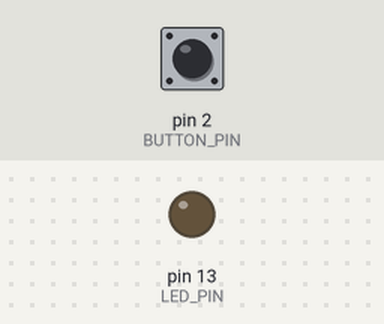
This sketch was run on a simulated Arduino Uno, built with avr-gcc and run on an emulated ATmega328P. Parts: output pins drawn as LEDs (lit = HIGH). The inputs (shaded band) are chosen by the test bench; at power-on: pin 2 (BUTTON_PIN) HIGH. What the sketch prints to the serial monitor is not drawn.

Above: at 1.2 s.
1.3 s: pin 2 (BUTTON_PIN) pulled LOW for 0.15 s
At 1.4 s:
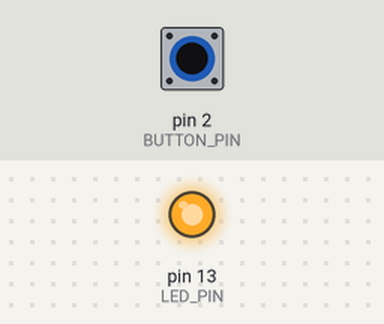
2.9 s: pin 2 (BUTTON_PIN) pulled LOW for 3.2 s
At 7.5 s:
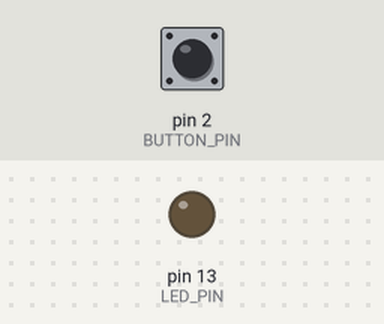
Timing chart, 0 to 9.0 s (numbered marks = the images above; inputs shaded):
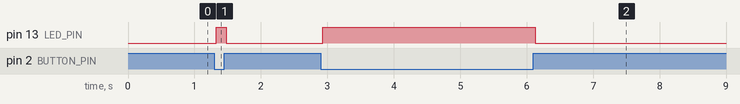

Measured:
- after the input at 1.3 s, pin 13 (LED_PIN): LOW → HIGH at once, → LOW 0.15 s later
- after the input at 2.9 s, pin 13 (LED_PIN): LOW → HIGH at once, → LOW 3.2 s later

The sketch:

button_hold.ino
```cpp
/*
  Урок 3.3: Кнопка с удержанием
  Светодиод горит только пока держите кнопку
*/

#define BUTTON_PIN 2
#define LED_PIN 13

void setup() {
  pinMode(BUTTON_PIN, INPUT_PULLUP);
  pinMode(LED_PIN, OUTPUT);

  Serial.begin(9600);
  Serial.println("Удерживай кнопку");
  Serial.println("Держите кнопку - светодиод горит");
}

void loop() {
  if (digitalRead(BUTTON_PIN) == LOW) { // ПОСЛЕ if вседа ()
    digitalWrite(LED_PIN, HIGH); // Включаем при нажатии светодиоид
  } else {
    digitalWrite(LED_PIN, LOW); // Включаем при отпускании
  }

  delay(50); // Небольшая задержка

}
```
